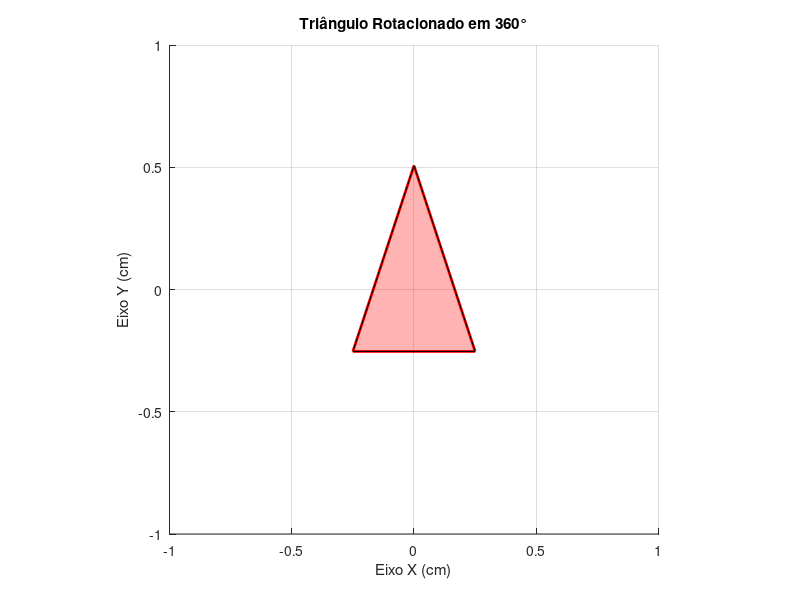

Source code (MATLAB):
b = 0.5;
l = 0.8;
h = sqrt(l^2 - (b/2)^2);
xcg = 0;
ycg = 0;

x_base = [-b/2, b/2, 0, -b/2];
y_base = [-h/3, -h/3, 2*h/3, -h/3];

figure;
hold on;
axis equal;

xlim([-1 1]); 
ylim([-1 1]);
grid on;
xlabel('Eixo X (cm)');
ylabel('Eixo Y (cm)');

p = plot(x_base, y_base, 'r-', 'LineWidth', 2);
f = fill(x_base, y_base, 'r', 'FaceAlpha', 0.3);

for ang_graus = 0:2:360 
    
    ang_rad = deg2rad(ang_graus);
    
    x_rot = x_base * cos(ang_rad) - y_base * sin(ang_rad);
    y_rot = x_base * sin(ang_rad) + y_base * cos(ang_rad);
    
    x = x_rot + xcg;
    y = y_rot + ycg;
    
    set(p, 'XData', x, 'YData', y);
    set(f, 'XData', x, 'YData', y);
    
    title(sprintf('Triângulo Rotacionado em %d°', ang_graus));
    drawnow; 
    
    % pause(0.01); 
end
hold off;
